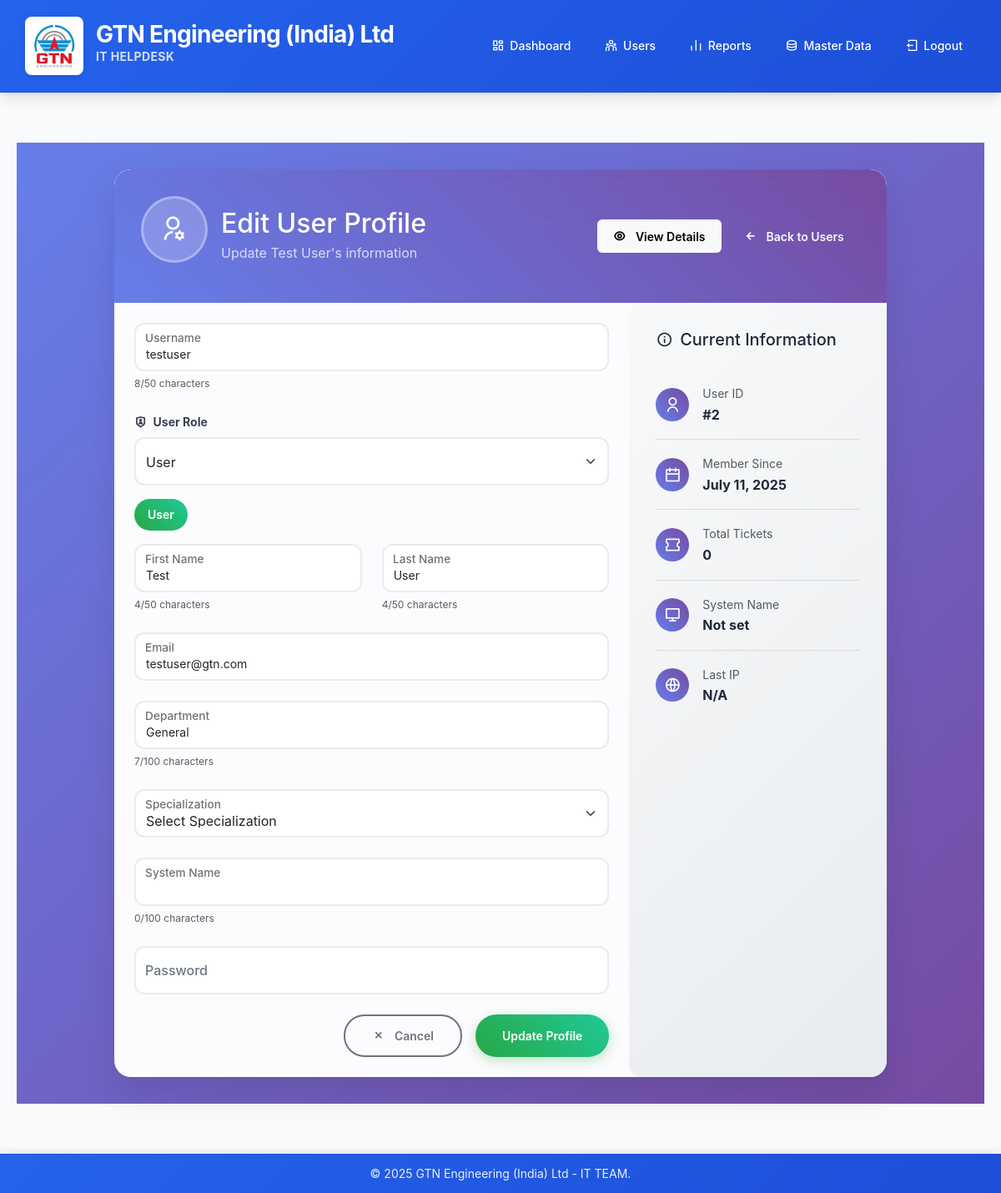
Page /edit-user/2 (signed in) on the committed database.
### models.py (models this page shows, shortened)
class User(db.Model):
    __tablename__ = 'users'
    id = db.Column(db.Integer, primary_key=True)
    username = db.Column(db.String(80), unique=True, nullable=False)
    email = db.Column(db.String(120), unique=True, nullable=False)
    password_hash = db.Column(db.String(256), nullable=False)
    first_name = db.Column(db.String(50), nullable=False)
    last_name = db.Column(db.String(50), nullable=False)
    department = db.Column(db.String(100), nullable=True)
    specialization = db.Column(db.String(50), nullable=True)  # Hardware, Software
    role = db.Column(db.String(50), nullable=False, default='user')  # user, super_admin
    ip_address = db.Column(db.String(45), nullable=True)  # IPv4/IPv6
    system_name = db.Column(db.String(100), nullable=True)
    profile_image = db.Column(db.String(200), nullable=True)
    created_at = db.Column(db.DateTime, default=datetime.utcnow)
    tickets = db.relationship('Ticket', backref='user', lazy=True, foreign_keys='Ticket.user_id')
    assigned_tickets = db.relationship('Ticket', backref='assignee', lazy=True, foreign_keys='Ticket.assigned_to')
    assignments_made = db.relationship('Ticket', backref='assigner', lazy=True, foreign_keys='Ticket.assigned_by')
    @property
    def full_name(self):
        return f"{self.first_name} {self.last_name}"
    @property
    def is_super_admin(self):
        return self.role == 'super_admin'

### routes.py (the view)
    def decorated_function(*args, **kwargs):
        if not is_logged_in():
            flash('Please log in to access this page.', 'warning')
            return redirect(url_for('common_login'))
        user = get_current_user()
        if not user or not user.is_super_admin:
            flash('Super Admin access required.', 'error')
            return redirect(url_for('index'))
        return f(*args, **kwargs)

### forms.py
class UserProfileForm(FlaskForm):
    username = StringField('Username', validators=[DataRequired(), Length(min=2, max=50)])
    role = SelectField('Role', choices=[('user', 'User'), ('super_admin', 'Super Admin')], validators=[DataRequired()])
    first_name = StringField('First Name', validators=[DataRequired(), Length(min=2, max=50)])
    last_name = StringField('Last Name', validators=[DataRequired(), Length(min=2, max=50)])
    email = EmailField('Email', validators=[DataRequired(), Email()])
    department = StringField('Department', validators=[Length(max=100)])
    specialization = SelectField('Specialization', choices=[
        ('', 'Select Specialization'),
        ('Hardware', 'Hardware Support'),
        ('Software', 'Software Support')
    ], validators=[Optional()])
    system_name = StringField('System Name', validators=[Length(max=100)])
    password = PasswordField('Password', validators=[Optional(), Length(min=6, max=128)])
    submit = SubmitField('Update Profile')

### routes.py (called while the page is built, shortened)
def is_logged_in():
    return 'user_id' in session

def get_current_user():
    if is_logged_in():
        return User.query.get(session['user_id'])
    return None

def super_admin_required(f):
    def decorated_function(*args, **kwargs):
        if not is_logged_in():
            flash('Please log in to access this page.', 'warning')
            return redirect(url_for('common_login'))
        user = get_current_user()
        if not user or not user.is_super_admin:
            flash('Super Admin access required.', 'error')
            return redirect(url_for('index'))
        return f(*args, **kwargs)
    decorated_function.__name__ = f.__name__
    return decorated_function

@app.route('/edit-user/<int:user_id>', methods=['GET', 'POST'])
@super_admin_required
def edit_user(user_id):
    current_user = get_current_user()
    if not current_user.is_super_admin:
        flash('Super Admin access required.', 'error')
        return redirect(url_for('index'))
    user = User.query.get_or_404(user_id)
    form = UserProfileForm()
    form.username.data = user.username
    form.role.data = user.role
    form.first_name.data = user.first_name
    form.last_name.data = user.last_name
    form.email.data = user.email
    form.department.data = user.department
    form.specialization.data = user.specialization
    form.system_name.data = user.system_name
    return render_template('edit_user.html', form=form, user=user)

### templates/edit_user.html (shortened to what this page needs)
{% extends "base.html" %}
{% block content %}
<div class="user-edit-container">
    <div class="container">
        <div class="row justify-content-center">
            <div class="col-12 col-xl-10">
                <div class="edit-user-card animate-fade-in">
                    <div class="user-header">
                        <div class="d-flex justify-content-between align-items-center">
                            <div class="d-flex align-items-center">
                                <div class="user-avatar">
                                    <i class="ri-user-settings-line"></i>
                                </div>
                                <div class="ms-3">
                                    <h2 class="mb-1">Edit User Profile</h2>
                                    <p class="mb-0 opacity-75">Update {{ user.full_name }}'s information</p>
                                </div>
                            </div>
                            <div class="d-flex gap-2">
                                <a href="{{ url_for('view_user', user_id=user.id) }}" class="btn btn-light btn-sm">
                                    <i class="ri-eye-line me-1"></i> View Details
                                </a>
                                <a href="{{ url_for('manage_users') }}" class="btn btn-outline-light btn-sm">
                                    <i class="ri-arrow-left-line me-1"></i> Back to Users
                                </a>
                            </div>
                        </div>
                    </div>
                    <div class="row g-0">
                        <div class="col-lg-8">
                            <div class="p-4">
                                <form method="POST" novalidate id="editUserForm">
                                    <div class="form-floating">
                                        {{ form.username(class="form-control" + (" is-invalid" if form.username.errors else ""), id="username") }}
                                        {{ form.username.label(for="username") }}
                                    </div>
                                    <div class="mb-3">
                                        <label for="role" class="form-label fw-bold">
                                            <i class="ri-shield-user-line me-2"></i>User Role
                                        </label>
                                        {{ form.role(class="form-select" + (" is-invalid" if form.role.errors else ""), id="role") }}
                                        <div class="role-preview mt-2">
                                            <span class="role-badge role-user" id="roleBadge">User</span>
                                        </div>
                                    </div>
                                    <div class="row">
                                        <div class="col-md-6">
                                            <div class="form-floating">
                                                {{ form.first_name(class="form-control" + (" is-invalid" if form.first_name.errors else ""), id="firstName") }}
                                                {{ form.first_name.label(for="firstName") }}
                                            </div>
                                        </div>
                                        <div class="col-md-6">
                                            <div class="form-floating">
                                                {{ form.last_name(class="form-control" + (" is-invalid" if form.last_name.errors else ""), id="lastName") }}
                                                {{ form.last_name.label(for="lastName") }}
                                            </div>
                                        </div>
                                    </div>
                                    <div class="form-floating">
                                        {{ form.email(class="form-control" + (" is-invalid" if form.email.errors else ""), id="email") }}
                                        {{ form.email.label(for="email") }}
                                    </div>
                                    <div class="form-floating">
                                        {{ form.department(class="form-control", id="department") }}
                                        {{ form.department.label(for="department") }}
                                    </div>
                                    <div class="form-floating">
                                        {{ form.specialization(class="form-select", id="specialization") }}
                                        {{ form.specialization.label(for="specialization") }}
                                    </div>
                                    <div class="form-floating">
                                        {{ form.system_name(class="form-control", id="systemName") }}
                                        {{ form.system_name.label(for="systemName") }}
                                    </div>
                                    <div class="form-floating">
                                        {{ form.password(class="form-control", id="password", placeholder="Leave blank to keep current password") }}
                                        {{ form.password.label(for="password") }}
                                    </div>
                                    <div class="d-grid gap-2 d-md-flex justify-content-md-end mt-4">
                                        <a href="{{ url_for('manage_users') }}" class="btn btn-outline-secondary me-md-2">
                                            <i class="ri-close-line me-1"></i> Cancel
                                        </a>
                                        {{ form.submit(class="btn btn-save") }}
                                    </div>
                                </form>
                            </div>
                        </div>
                        <div class="col-lg-4">
                            <div class="info-card">
                                <h5 class="mb-4">
                                    <i class="ri-information-line me-2"></i>Current Information
                                </h5>
                                <div class="info-item">
                                    <div class="info-icon">
                                        <i class="ri-user-line"></i>
                                    </div>
                                    <div>
                                        <small class="text-muted">User ID</small>
                                        <div class="fw-bold">#{{ user.id }}</div>
                                    </div>
                                </div>
                                <div class="info-item">
                                    <div class="info-icon">
                                        <i class="ri-calendar-line"></i>
                                    </div>
                                    <div>
                                        <small class="text-muted">Member Since</small>
                                        <div class="fw-bold">{{ user.created_at.strftime('%B %d, %Y') if user.created_at else 'N/A' }}</div>
                                    </div>
                                </div>
                                <div class="info-item">
                                    <div class="info-icon">
                                        <i class="ri-ticket-line"></i>
                                    </div>
                                    <div>
                                        <small class="text-muted">Total Tickets</small>
                                        <div class="fw-bold">{{ user.tickets|length }}</div>
                                    </div>
                                </div>
                                <div class="info-item">
                                    <div class="info-icon">
                                        <i class="ri-computer-line"></i>
                                    </div>
                                    <div>
                                        <small class="text-muted">System Name</small>
                                        <div class="fw-bold">{{ user.system_name or 'Not set' }}</div>
                                    </div>
                                </div>
                                <div class="info-item">
                                    <div class="info-icon">
                                        <i class="ri-global-line"></i>
                                    </div>
                                    <div>
                                        <small class="text-muted">Last IP</small>
                                        <div class="fw-bold">{{ user.ip_address or 'N/A' }}</div>
                                    </div>
                                </div>
                            </div>
                        </div>
                    </div>
                </div>
            </div>
        </div>
    </div>
</div>
{% endblock %}

### static/style.css (style rules this page uses)
* { margin: 0; padding: 0; box-sizing: border-box; }
:root { --primary-color: #2563eb; --primary-dark: #1d4ed8; --primary-light: #3b82f6; --secondary-color: #64748b; --accent-color: #f59e0b; --success-color: #059669; --warning-color: #d97706; --danger-color: #dc2626; --light-bg: #f8fafc; --white: #ffffff; --gray-50: #f9fafb; --gray-100: #f3f4f6; --gray-200: #e5e7eb; --gray-300: #d1d5db; --gray-400: #9ca3af; --gray-500: #6b7280; --gray-600: #4b5563; --gray-700: #374151; --gray-800: #1f2937; --gray-900: #111827; --border-radius: 8px; --border-radius-lg: 12px; --border-radius-xl: 16px; --shadow-sm: 0 1px 2px 0 rgb(0 0 0 / 0.05); --shadow: 0 1px 3px 0 rgb(0 0 0 / 0.1), 0 1px 2px -1px rgb(0 0 0 / 0.1); --shadow-md: 0 4px 6px -1px rgb(0 0 0 / 0.1), 0 2px 4px -2px rgb(0 0 0 / 0.1); --shadow-lg: 0 10px 15px -3px rgb(0 0 0 / 0.1), 0 4px 6px -4px rgb(0 0 0 / 0.1); --shadow-xl: 0 20px 25px -5px rgb(0 0 0 / 0.1), 0 8px 10px -6px rgb(0 0 0 / 0.1); --gradient-primary: linear-gradient(135deg, var(--primary-color) 0%, var(--primary-dark) 100%); --gradient-hero: linear-gradient(135deg, #667eea 0%, #764ba2 100%); --gradient-feature: linear-gradient(135deg, #f093fb 0%, #f5576c 100%); --transition-base: all 0.3s cubic-bezier(0.4, 0, 0.2, 1); --transition-fast: all 0.15s cubic-bezier(0.4, 0, 0.2, 1); }
body, html { height: 100%; font-family: 'Inter', -apple-system, BlinkMacSystemFont, 'Segoe UI', 'Roboto', sans-serif; background: var(--light-bg); color: var(--gray-800); line-height: 1.6; overflow-x: hidden; }
.form-control { border: 1px solid var(--gray-300); border-radius: var(--border-radius); padding: 12px 16px; font-size: 0.875rem; transition: all 0.2s ease; background: var(--white); }
.form-label { font-weight: 600; color: var(--gray-700); margin-bottom: 8px; font-size: 0.875rem; }
.btn { font-weight: 600; border-radius: var(--border-radius); padding: 12px 24px; font-size: 0.875rem; transition: all 0.2s ease; border: none; cursor: pointer; text-decoration: none; display: inline-flex; align-items: center; gap: 8px; }
.form-label { font-size: 0.875rem; font-weight: 500; color: var(--gray-700); margin-bottom: 0.4rem; }
.form-control { padding: 0.55rem 0.7rem; font-size: 0.875rem; border-radius: 6px; border: 1px solid var(--gray-300); margin-bottom: 0.3rem; }
.btn { padding: 0.6rem 1.2rem; font-size: 0.875rem; border-radius: 6px; }
.info-icon { flex-shrink: 0; width: 40px; height: 40px; background: var(--primary-color); color: white; border-radius: 50%; display: flex; align-items: center; justify-content: center; font-size: 1.2rem; }

### rows in the picture
User: full_name "Test User", username "testuser", role "User", first_name "Test", last_name "User", email "testuser@gtn.com", department "General", specialization "Select Specialization", id "2", created_at "July 11, 2025", system_name "Not set", ip_address "N/A"

### other values in the picture
{{ user.tickets|length }} "0"
